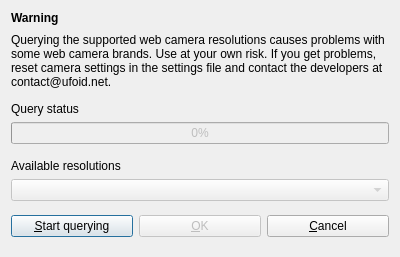
<?xml version="1.0" encoding="UTF-8"?>
<ui version="4.0">
 <class>CameraResolutionDialog</class>
 <widget class="QDialog" name="CameraResolutionDialog">
  <property name="geometry">
   <rect>
    <x>0</x>
    <y>0</y>
    <width>400</width>
    <height>257</height>
   </rect>
  </property>
  <property name="minimumSize">
   <size>
    <width>400</width>
    <height>0</height>
   </size>
  </property>
  <property name="maximumSize">
   <size>
    <width>450</width>
    <height>300</height>
   </size>
  </property>
  <property name="windowTitle">
   <string>Query supported web camera resolutions</string>
  </property>
  <property name="modal">
   <bool>true</bool>
  </property>
  <layout class="QVBoxLayout" name="verticalLayout">
   <item>
    <layout class="QVBoxLayout" name="verticalLayout_2" stretch="1,2">
     <property name="bottomMargin">
      <number>5</number>
     </property>
     <item>
      <widget class="QLabel" name="label_2">
       <property name="font">
        <font>
         <weight>75</weight>
         <bold>true</bold>
        </font>
       </property>
       <property name="text">
        <string>Warning</string>
       </property>
      </widget>
     </item>
     <item>
      <widget class="QLabel" name="label">
       <property name="sizePolicy">
        <sizepolicy hsizetype="Preferred" vsizetype="Preferred">
         <horstretch>0</horstretch>
         <verstretch>0</verstretch>
        </sizepolicy>
       </property>
       <property name="minimumSize">
        <size>
         <width>0</width>
         <height>60</height>
        </size>
       </property>
       <property name="text">
        <string>Querying the supported web camera resolutions causes problems with some web camera brands. Use at your own risk. If you get problems, reset camera settings in the settings file and contact the developers at contact@ufoid.net.</string>
       </property>
       <property name="wordWrap">
        <bool>true</bool>
       </property>
      </widget>
     </item>
    </layout>
   </item>
   <item>
    <widget class="QLabel" name="label_3">
     <property name="text">
      <string>Query status</string>
     </property>
    </widget>
   </item>
   <item>
    <widget class="QProgressBar" name="queryProgressBar">
     <property name="enabled">
      <bool>false</bool>
     </property>
     <property name="value">
      <number>0</number>
     </property>
    </widget>
   </item>
   <item>
    <spacer name="verticalSpacer">
     <property name="orientation">
      <enum>Qt::Vertical</enum>
     </property>
     <property name="sizeHint" stdset="0">
      <size>
       <width>20</width>
       <height>40</height>
      </size>
     </property>
    </spacer>
   </item>
   <item>
    <widget class="QLabel" name="label_4">
     <property name="text">
      <string>Available resolutions</string>
     </property>
    </widget>
   </item>
   <item>
    <widget class="QComboBox" name="resolutionComboBox">
     <property name="enabled">
      <bool>false</bool>
     </property>
    </widget>
   </item>
   <item>
    <spacer name="verticalSpacer_2">
     <property name="orientation">
      <enum>Qt::Vertical</enum>
     </property>
     <property name="sizeHint" stdset="0">
      <size>
       <width>20</width>
       <height>40</height>
      </size>
     </property>
    </spacer>
   </item>
   <item>
    <layout class="QHBoxLayout" name="horizontalLayout">
     <item>
      <widget class="QPushButton" name="startQueryPushButton">
       <property name="text">
        <string>&amp;Start querying</string>
       </property>
      </widget>
     </item>
     <item>
      <widget class="QPushButton" name="okPushButton">
       <property name="enabled">
        <bool>false</bool>
       </property>
       <property name="text">
        <string>&amp;OK</string>
       </property>
      </widget>
     </item>
     <item>
      <widget class="QPushButton" name="cancelPushButton">
       <property name="text">
        <string>&amp;Cancel</string>
       </property>
      </widget>
     </item>
    </layout>
   </item>
   <item>
    <spacer name="verticalSpacer_3">
     <property name="orientation">
      <enum>Qt::Vertical</enum>
     </property>
     <property name="sizeHint" stdset="0">
      <size>
       <width>20</width>
       <height>40</height>
      </size>
     </property>
    </spacer>
   </item>
  </layout>
 </widget>
 <resources/>
 <connections/>
</ui>
